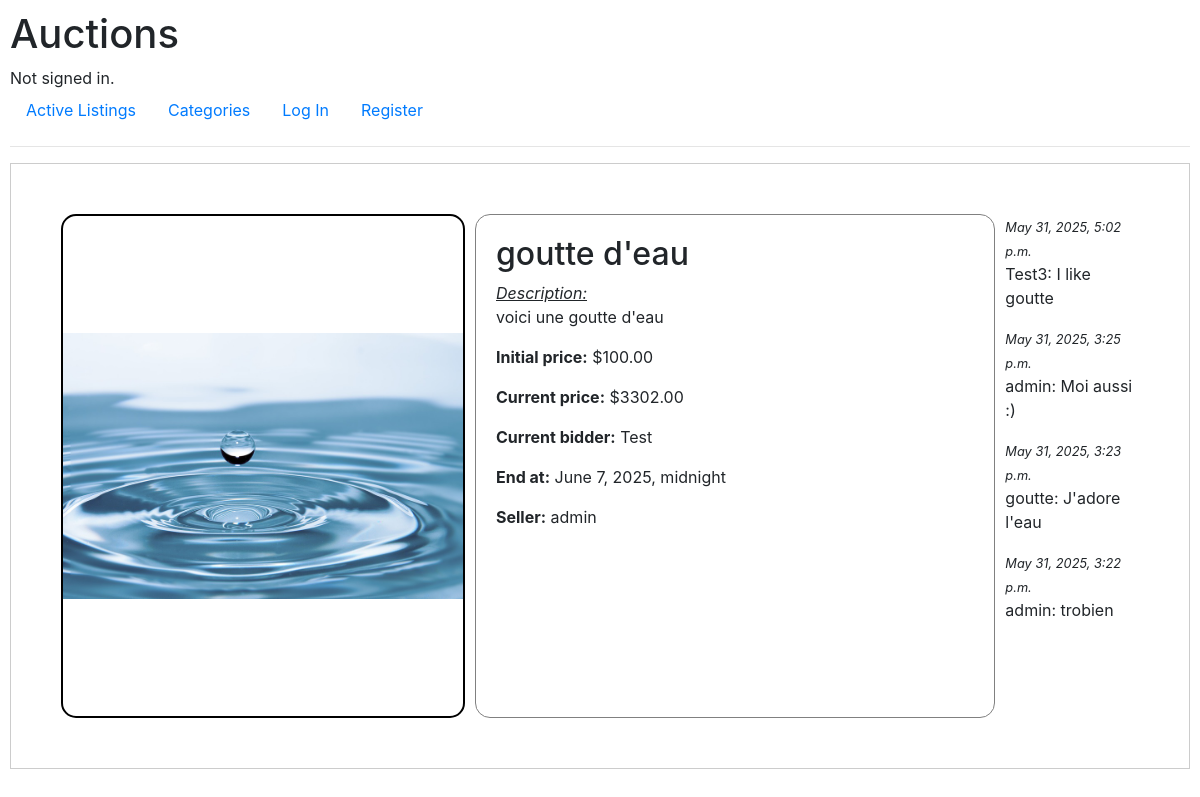
Before: /listing/15 with the older database file.
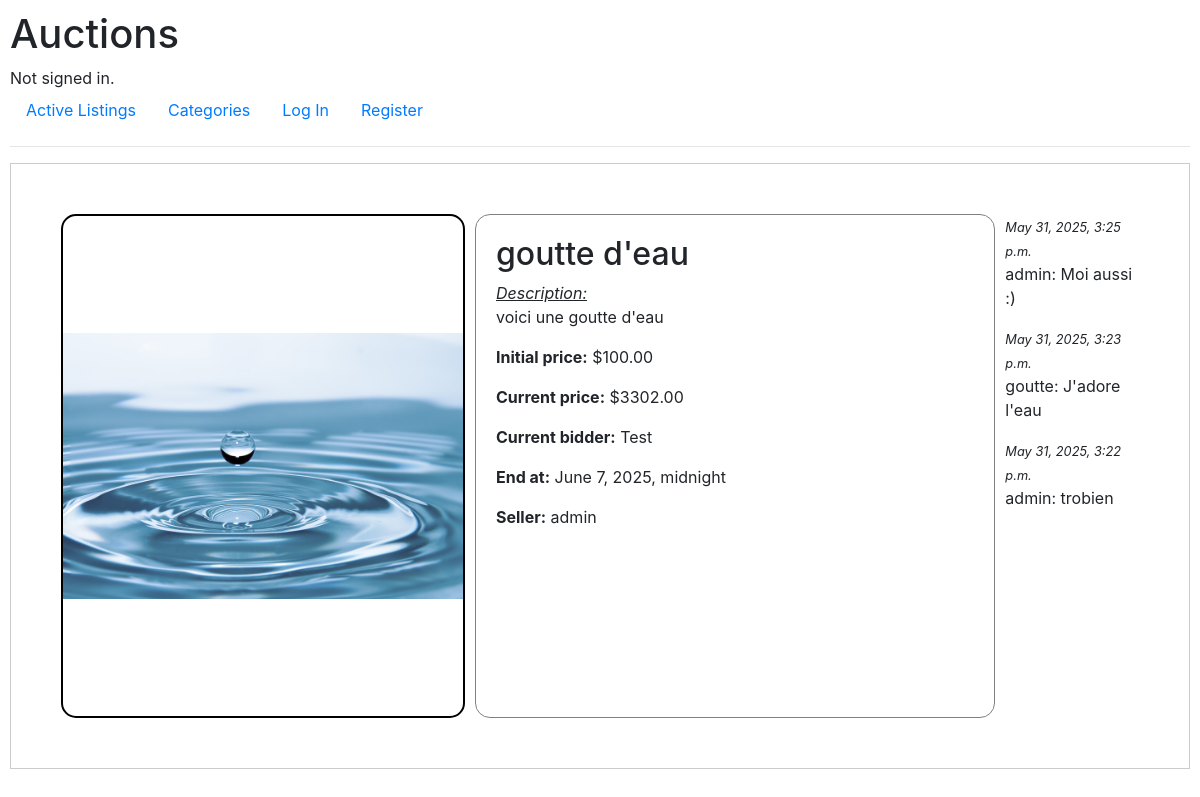
After: the same page with the newer database file.
### auctions/models.py (models this page shows, shortened)
class Listing(models.Model):
    id = models.AutoField(primary_key=True)
    owner_id = models.ForeignKey(User, on_delete=models.CASCADE, related_name="listings")
    name = models.CharField(max_length=64)
    description = models.TextField()
    initial_price = models.DecimalField(default=0,max_digits=10, decimal_places=2)
    picture_url = models.ImageField(upload_to='images/', null=True, blank=True)
    created_at = models.DateTimeField(auto_now_add=True)
    end_at = models.DateTimeField()
    bids_count = models.IntegerField(default=0)
    category = models.CharField(default="others", max_length=64)
    last_bid_id = models.ForeignKey("Bid", on_delete=models.SET_NULL, null=True, blank=True)
    is_active = models.BooleanField(default=True)
    winner_id = models.ForeignKey(User, on_delete=models.SET_NULL, null=True, blank=True)

class Bid(models.Model):
    id = models.AutoField(primary_key=True)
    listing_id = models.ForeignKey(Listing, on_delete=models.CASCADE, related_name="bids")
    user_id = models.ForeignKey(User, on_delete=models.CASCADE, related_name="bids")
    amount = models.DecimalField(max_digits=10, decimal_places=2, default=Decimal('0.00'))

class User(AbstractUser):
    id = models.AutoField(primary_key=True)
    watchlist = models.ManyToManyField("Listing", blank=True, related_name="watchlisted_by")

class ListingComment(models.Model):
    id = models.AutoField(primary_key=True)
    listing_id = models.ForeignKey(Listing, on_delete=models.CASCADE, related_name="comments")
    user_id = models.ForeignKey(User, on_delete=models.CASCADE, related_name="comments")
    content = models.TextField(max_length=1000)
    created_at = models.DateTimeField(auto_now_add=True)

### auctions/views.py (the view)
# urls.py: path("listing/<int:listing_id>", views.listing, name="listing"),
def listing(request, listing_id):
    try:
        listing = Listing.objects.get(pk=listing_id)
        comments = ListingComment.objects.filter(listing_id=listing_id).order_by("-created_at")
    except Listing.DoesNotExist:
        return render(request, "auctions/listing.html", {
            "listing_error": "Listing not found"
        })
    if not listing.is_active:
        return render(request, "auctions/listing.html", {
            "listing": listing,
            "error": "This listing is closed"
        })
    return render(request, "auctions/listing.html", {
        "listing": listing,
        "comments": comments
    })

### auctions/templates/auctions/listing.html (shortened to what this page needs)
{% extends "auctions/layout.html" %}
{% block body %}
<div class="listing-page">
    {% if listing_error %}
    <div class="alert alert-danger">{{ listing_error }}</div>
    {% else %}
    <div class="listing-page-content">
        <div class="listing-content-img">
            {% if listing.picture_url %}
            <img src='{{ listing.picture_url.url }}' alt="{{ listing.name }}">
            {% else %}
            {% load static %}
            {% endif %}
        </div>
        <div class="listing-content-text">
        <h2>{{ listing.name }}</h2>
        <p><em style="text-decoration: underline;">Description:</em> <br>{{ listing.description}}</p>
        <p><b>Initial price:</b> ${{ listing.initial_price }}</p>
        {% if listing.last_bid_id %}
            <p><b>Current price:</b> ${{ listing.last_bid_id.amount }}</p>
            <p><b>Current bidder:</b> {{ listing.last_bid_id.user_id.username }}</p>
        {% else %}
            <p><b>Current price:</b> ${{ listing.initial_price }}</p>
            <p><b>Current bidder:</b> no bidder yet</p>
        {% endif %}
        <p><b>End at:</b> {{ listing.end_at }}</p>
        <p><b>Seller:</b> {{ listing.owner_id.username }}</p>
    </div>
    {% endif %}
    <div class="listing-comments">
        <div class="listing-comments-container">
            {% for comment in comments %}
            <em style="font-size: 0.8em;">{{ comment.created_at }}</em>
            <p>{{ comment.user_id.username }}: {{ comment.content }}</p>
            {% endfor %}
        </div>
    </div>
</div>
{% endblock %}

### auctions/templates/auctions/layout.html (shortened to what this page needs)
{% load static %}
<!DOCTYPE html>
<html lang="en">
  <head>
    <link
      rel="stylesheet"
      href="https://stackpath.bootstrapcdn.com/bootstrap/4.4.1/css/bootstrap.min.css"
    />
    <link href="{% static 'auctions/styles.css' %}" rel="stylesheet" />
  </head>
  <body>
    <h1>Auctions</h1>
    <div>
      {% if user.is_authenticated %}
      Welcome <strong>{{ user.username }} !</strong>
      {% else %}
      Not signed in.
      {% endif %}
    </div>
    <ul class="nav">
      <li class="nav-item">
        <a class="nav-link" href="{% url 'index' %}">Active Listings</a>
      </li>
      <li class="nav-item">
        <a class="nav-link" href="{% url 'categories' %}">Categories</a>
      </li>
      {% if user.is_authenticated %}
      <li class="nav-item">
        <a class="nav-link" href="{% url 'watchlist' %}">Watchlist</a>
      </li>
      <li class="nav-item">
        <a class="nav-link" href="{% url 'logout' %}">Log Out</a>
      </li>
      <li class="nav-item">
        <a class="nav-link" href="{% url 'create_listing' %}">Create Listing</a>
      </li>
      {% else %}
      <li class="nav-item">
        <a class="nav-link" href="{% url 'login' %}">Log In</a>
      </li>
      <li class="nav-item">
        <a class="nav-link" href="{% url 'register' %}">Register</a>
      </li>
      {% endif %}
    </ul>
    <hr />
    {% block body %} {% endblock %}
  </body>
</html>

### auctions/static/auctions/styles.css (style rules this page uses)
body { padding: 10px; height: 600px; }
.listing-page-content { padding: 50px; display: flex; flex-direction: row; gap: 10px; border: 1px solid #ccc; }
.listing-content-img { border: 2px solid black; border-radius: 15px; }
.listing-content-img img { object-fit: contain; width: 400px; height: 500px; margin: 0 auto; }
.listing-content-text { display: flex; flex-direction: column; border: 1px solid grey; border-radius: 15px; width: 600px; padding: 20px; }

Changed rows visible on the page:
removed ListingComment: created_at "May 31, 2025, 5:02 p.m.", user_id.username "Test3", content "I like goutte"
